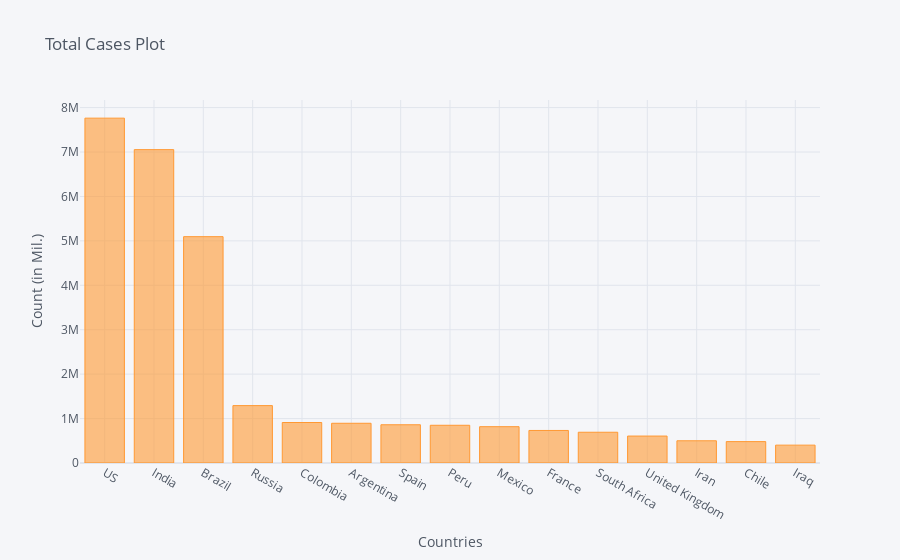

Notebook source saved alongside this figure:
### Code cell
corona_dframe_agg_plot.iplot(kind='bar', x='Country/Region', y='10/11/20',
                             title='Total Cases Plot',xTitle='Countries',yTitle='Count (in Mil.)')

### Figure 1 — Plotly figure (JSON) as saved in the notebook; plotly's stock layout.template omitted (floating-point values rounded to 4 significant figures)
{"data": [{"marker": {"color": "rgba(255, 153, 51, 0.6)", "line": {"color": "rgba(255, 153, 51, 1.0)", "width": 1}}, "name": "10/11/20", "orientation": "v", "text": "", "type": "bar", "x": ["US", "India", "Brazil", "Russia", "Colombia", "Argentina", "Spain", "Peru", "Mexico", "France", "South Africa", "United Kingdom", "Iran", "Chile", "Iraq"], "y": [7762546, 7053806, 5094979, 1291687, 911316, 894206, 861112, 849371, 817503, 732434, 692471, 606447, 500075, 481371, 402330]}], "layout": {"legend": {"bgcolor": "#F5F6F9", "font": {"color": "#4D5663"}}, "paper_bgcolor": "#F5F6F9", "plot_bgcolor": "#F5F6F9", "title": {"font": {"color": "#4D5663"}, "text": "Total Cases Plot"}, "xaxis": {"gridcolor": "#E1E5ED", "showgrid": true, "tickfont": {"color": "#4D5663"}, "title": {"font": {"color": "#4D5663"}, "text": "Countries"}, "zerolinecolor": "#E1E5ED"}, "yaxis": {"gridcolor": "#E1E5ED", "showgrid": true, "tickfont": {"color": "#4D5663"}, "title": {"font": {"color": "#4D5663"}, "text": "Count (in Mil.)"}, "zerolinecolor": "#E1E5ED"}}}
